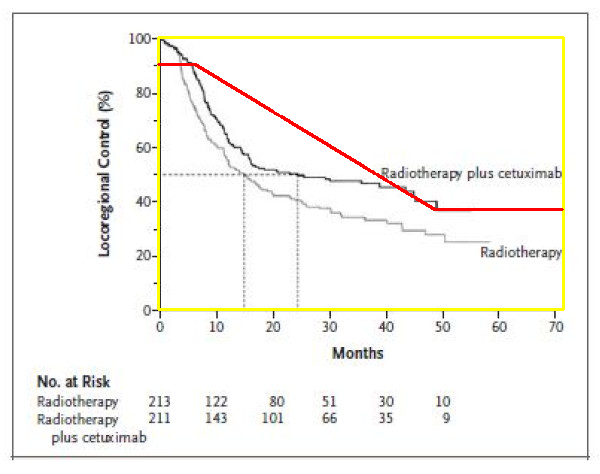
#> input picture out_digitized/debug_overlay.png, 600 x 474 px
$ python digitize_image.py --image ../out_digitized/debug_overlay.png --outdir out
#> lines starting #> are read from the running program, lines starting #| are printed output that depends on the picture; after the words box and inside, x2 and y2 are one past the last pixel; in counts of white or black regions, pixels touching at a corner belong together
### src/km_digitizer/digitize.py
from __future__ import annotations

from typing import List, Optional, Dict, Any, Tuple
import os
import numpy as np
import cv2

from .config import DigitizeConfig
from .types import DigitizedCurve, BBox
from .axes import detect_plot_bbox
from .segmentation import segment_curves_by_hue
from .tracing import trace_curve_from_mask
from .ocr import calibrate_y_from_ticks


def digitize_km_curves(
    image_path: str,
    cfg: Optional[DigitizeConfig] = None,
) -> Tuple[List[DigitizedCurve], Dict[str, Any]]:
    """
    Digitize KM curves from a raster image.

    Returns (curves, debug_info) where:
      curves: list of DigitizedCurve with (t_norm, s)
      debug_info: dict with plot_bbox, axis bbox, optional calibration, and debug images (if cfg.debug)
    """
    cfg = cfg or DigitizeConfig()

    img_bgr = cv2.imread(image_path, cv2.IMREAD_COLOR)
    if img_bgr is None:
        raise FileNotFoundError(f"Could not read image: {image_path}")

    H, W = img_bgr.shape[:2]

    plot_bbox, axes = detect_plot_bbox(img_bgr, cfg)
    plot_bbox = plot_bbox.clip(W, H)

    plot = img_bgr[plot_bbox.y0:plot_bbox.y1, plot_bbox.x0:plot_bbox.x1].copy()

    # Segment curve masks
    masks = segment_curves_by_hue(plot, cfg)

    # Optional OCR y-axis calibration
    y_cal = None
    if axes.y_axis is not None:
        y_cal = calibrate_y_from_ticks(img_bgr, plot_bbox, axes.y_axis, cfg)

    curves: List[DigitizedCurve] = []
    for i, m in enumerate(masks):
        traced = trace_curve_from_mask(m, enforce_monotone=cfg.enforce_monotone)
        if traced is None:
            continue
        t, s = traced

        # Apply calibration if available
        if y_cal is not None:
            a, b = y_cal
            # Here s is y_norm-based survival (0..1). Convert to calibrated units:
            s = a * s + b

        curves.append(DigitizedCurve(curve_id=i, t_norm=t, s=s))

    debug_info: Dict[str, Any] = {
        "image_path": image_path,
        "plot_bbox": plot_bbox,
        "axes": axes,
        "y_calibration": y_cal,
    }

    if cfg.debug:
        debug_info["debug_overlay_bgr"] = _make_debug_overlay(img_bgr, plot_bbox, curves)

    return curves, debug_info


# [20 lines left out: function _make_debug_overlay, not called in this run]

### src/km_digitizer/axes.py
from __future__ import annotations

from dataclasses import dataclass
from typing import List, Tuple, Optional
import numpy as np
import cv2

from .config import DigitizeConfig
from .types import BBox


@dataclass
class AxisCandidates:
    y_axis: Optional[Tuple[int, int, int, int]] = None  # (x,y,w,h)
    x_axis: Optional[Tuple[int, int, int, int]] = None  # (x,y,w,h)


def _binary_dark_structures(gray: np.ndarray) -> np.ndarray:
    """
    Create a binary mask of dark lines/text on light background.
    Returns uint8 mask with 255 for foreground.
    """
    # Adaptive threshold on inverted polarity: dark -> white in mask
    bw = cv2.adaptiveThreshold(
        gray,
        255,
        cv2.ADAPTIVE_THRESH_GAUSSIAN_C,
        cv2.THRESH_BINARY_INV,
        31,
        7,
    )
    return bw


def _extract_long_lines(bw: np.ndarray, orientation: str, min_len_px: int) -> np.ndarray:
    """
    Morphologically extract long vertical/horizontal structures.
    """
    h, w = bw.shape[:2]
    if orientation == "vertical":
        k = max(10, min_len_px)
        kernel = cv2.getStructuringElement(cv2.MORPH_RECT, (1, k))
    elif orientation == "horizontal":
        k = max(10, min_len_px)
        kernel = cv2.getStructuringElement(cv2.MORPH_RECT, (k, 1))
    else:
        raise ValueError("orientation must be 'vertical' or 'horizontal'")

    opened = cv2.morphologyEx(bw, cv2.MORPH_OPEN, kernel, iterations=1)
    return opened


def _connected_components(mask: np.ndarray) -> List[Tuple[int, int, int, int, int]]:
    """
    Return list of components as (x,y,w,h,area), excluding background.
    """
    num, labels, stats, _ = cv2.connectedComponentsWithStats(mask, connectivity=8)
    out: List[Tuple[int, int, int, int, int]] = []
    for i in range(1, num):
        x, y, w, h, area = stats[i].tolist()
        out.append((x, y, w, h, area))
    return out


def _curve_candidate_mask(img_bgr: np.ndarray, cfg: DigitizeConfig) -> np.ndarray:
    hsv = cv2.cvtColor(img_bgr, cv2.COLOR_BGR2HSV)
    s = hsv[:, :, 1]
    v = hsv[:, :, 2]
    colored = s > cfg.curve_saturation_thresh
    if cfg.include_dark_pixels:
        dark = v < cfg.dark_value_thresh
        mask = (colored | dark).astype(np.uint8)
    else:
        mask = colored.astype(np.uint8)
    return mask


def detect_plot_bbox(img_bgr: np.ndarray, cfg: DigitizeConfig) -> Tuple[BBox, AxisCandidates]:
    """
    Detect plot panel bounding box (excluding risk table if present) using line morphology + curve proximity scoring.

    Returns:
      plot_bbox: BBox in original image coordinates
      axes: AxisCandidates (y_axis and x_axis bounding boxes)
    """
    h, w = img_bgr.shape[:2]
    gray = cv2.cvtColor(img_bgr, cv2.COLOR_BGR2GRAY)

    bw = _binary_dark_structures(gray)

    min_vlen = int(h * cfg.axis_min_length_frac)
    min_hlen = int(w * cfg.axis_min_length_frac)

    vert = _extract_long_lines(bw, "vertical", min_vlen // 2)
    horiz = _extract_long_lines(bw, "horizontal", min_hlen // 2)

    vcomps = _connected_components(vert)
    hcomps = _connected_components(horiz)

    curve_mask = _curve_candidate_mask(img_bgr, cfg)

    # --- select y-axis by scoring "curve pixels to the right"
    y_axis_best = None
    best_score = -1.0
    for (x, y, ww, hh, area) in vcomps:
        if hh < min_vlen:
            continue
        if ww > cfg.axis_max_thickness_px:
            continue
        # score strip to right
        strip_x0 = min(w - 1, x + ww)
        strip_x1 = min(w, strip_x0 + cfg.axis_score_strip_px)
        strip_y0 = max(0, y)
        strip_y1 = min(h, y + hh)
        if strip_x1 <= strip_x0 or strip_y1 <= strip_y0:
            continue
        ssum = float(curve_mask[strip_y0:strip_y1, strip_x0:strip_x1].sum())
        denom = float((strip_y1 - strip_y0) * (strip_x1 - strip_x0) + 1)
        score = ssum / denom
        if score > best_score:
            best_score = score
            y_axis_best = (x, y, ww, hh)

    # Fallback if no axis found: assume left margin is y-axis
    if y_axis_best is None:
        y_axis_best = (max(0, int(0.08 * w)), 0, 2, h)

    yx, yy, yw, yh = y_axis_best
    y_axis_bottom = yy + yh

    # --- select x-axis: horizontal line crossing y-axis near bottom of y-axis
    x_axis_best = None
    best_y = -1
    for (x, y, ww, hh, area) in hcomps:
        if ww < min_hlen:
            continue
        if hh > cfg.axis_max_thickness_px:
            continue
        # must cross y-axis x coordinate
        if not (x <= yx <= x + ww):
            continue
        # must be below some fraction of y-axis
        if y < yy + int(0.3 * yh):
            continue
        if y > best_y and y <= y_axis_bottom + int(0.1 * h):
            best_y = y
            x_axis_best = (x, y, ww, hh)

    # Fallback: use bottom of curve pixels (common if x-axis is faint)
    if x_axis_best is None:
        # find bottom-most curve pixels (but ignore bottom 20% where risk table might be)
        search_ymax = int(0.85 * h)
        ys, xs = np.where(curve_mask[:search_ymax, :] > 0)
        if len(ys) > 0:
            bottom = int(np.percentile(ys, 99))
            x_axis_best = (0, bottom, w, 2)
        else:
            x_axis_best = (0, int(0.85 * h), w, 2)

    xx, xy, xw, xh = x_axis_best

    # --- define rough plot ROI: right of y-axis, above x-axis
    left = int(yx + yw + 2)
    bottom = int(xy)

    left = max(0, min(left, w - 1))
    bottom = max(1, min(bottom, h))

    # Use curve pixels within [0:bottom, left:w] to refine top/right
    roi_mask = curve_mask[:bottom, left:w]
    ys, xs = np.where(roi_mask > 0)
    if len(xs) > 0:
        x0 = left + int(np.min(xs))
        x1 = left + int(np.max(xs)) + 1
        y0 = int(np.min(ys))
        y1 = int(np.max(ys)) + 1
        # pad a bit
        pad_x = max(4, int(0.01 * w))
        pad_y = max(4, int(0.01 * h))
        plot_bbox = BBox(x0 - pad_x, y0 - pad_y, x1 + pad_x, bottom).clip(w, h)
    else:
        # fallback to simple rectangle
        plot_bbox = BBox(left, int(0.05 * h), w, bottom).clip(w, h)

    axes = AxisCandidates(y_axis=y_axis_best, x_axis=x_axis_best)
    return plot_bbox, axes

### src/km_digitizer/types.py
from dataclasses import dataclass
from typing import Optional
import numpy as np


@dataclass(frozen=True)
class BBox:
    """Axis-aligned bounding box in pixel coords (x0,y0) inclusive, (x1,y1) exclusive."""
    x0: int
    y0: int
    x1: int
    y1: int

    def clip(self, w: int, h: int) -> "BBox":
        x0 = max(0, min(self.x0, w))
        x1 = max(0, min(self.x1, w))
        y0 = max(0, min(self.y0, h))
        y1 = max(0, min(self.y1, h))
        if x1 < x0:
            x0, x1 = x1, x0
        if y1 < y0:
            y0, y1 = y1, y0
        return BBox(x0, y0, x1, y1)

    @property
    def w(self) -> int:
        return max(0, self.x1 - self.x0)

    @property
    def h(self) -> int:
        return max(0, self.y1 - self.y0)


@dataclass
class DigitizedCurve:
    curve_id: int
    t_norm: np.ndarray  # shape [N], in [0,1]
    s: np.ndarray       # shape [N], survival prob in [0,1] (or calibrated range)
    color_hint: Optional[str] = None

### src/km_digitizer/segmentation.py
from __future__ import annotations

from typing import List, Tuple
import numpy as np
import cv2

from .config import DigitizeConfig


def _circular_hue_dist(h: np.ndarray, peak: int) -> np.ndarray:
    # hue range in OpenCV is [0,179]
    d1 = (h.astype(np.int16) - int(peak)) % 180
    d2 = (int(peak) - h.astype(np.int16)) % 180
    return np.minimum(d1, d2)


def _smooth_hist(hist: np.ndarray) -> np.ndarray:
    # simple circular smoothing
    k = np.array([1.0, 2.0, 1.0], dtype=np.float32)
    k /= k.sum()
    hist_pad = np.concatenate([hist[-1:], hist, hist[:1]])
    sm = np.convolve(hist_pad, k, mode="same")[1:-1]
    return sm


def _find_hue_peaks(hues: np.ndarray, max_peaks: int, min_frac: float) -> List[int]:
    if hues.size == 0:
        return []
    hist = np.bincount(hues, minlength=180).astype(np.float32)
    total = hist.sum()
    if total <= 0:
        return []
    hist /= total
    sm = _smooth_hist(hist)

    # naive peak finding
    peaks: List[Tuple[int, float]] = []
    for i in range(180):
        prev = sm[(i - 1) % 180]
        cur = sm[i]
        nxt = sm[(i + 1) % 180]
        if cur >= prev and cur >= nxt and cur >= min_frac:
            peaks.append((i, float(cur)))

    peaks.sort(key=lambda x: x[1], reverse=True)

    chosen: List[int] = []
    for p, val in peaks:
        # avoid picking peaks too close to existing peaks
        if any(min((p - c) % 180, (c - p) % 180) < 2 * 10 for c in chosen):
            continue
        chosen.append(p)
        if len(chosen) >= max_peaks:
            break
    return chosen


def segment_curves_by_hue(plot_bgr: np.ndarray, cfg: DigitizeConfig) -> List[np.ndarray]:
    """
    Returns list of binary masks (uint8 0/255) for each curve cluster.
    """
    hsv = cv2.cvtColor(plot_bgr, cv2.COLOR_BGR2HSV)
    h = hsv[:, :, 0]
    s = hsv[:, :, 1]
    v = hsv[:, :, 2]

    colored = s > cfg.curve_saturation_thresh
    masks: List[np.ndarray] = []

    # If requested, also allow dark pixels as candidates (helps black curves, but can pick up text)
    if cfg.include_dark_pixels:
        dark = v < cfg.dark_value_thresh
        cand = colored | dark
    else:
        cand = colored

    # Hue peaks computed only on colored pixels (more stable)
    hue_vals = h[colored].astype(np.int32)
    peaks = _find_hue_peaks(hue_vals, max_peaks=cfg.max_curves, min_frac=cfg.hue_peak_min_frac)

    if not peaks:
        # fallback: single mask from candidates
        m = (cand.astype(np.uint8) * 255)
        masks.append(_postprocess_mask(m, cfg))
        return [m for m in masks if m is not None and m.any()]

    for peak in peaks:
        dist = _circular_hue_dist(h, peak)
        m = (cand & (dist <= cfg.hue_band_radius)).astype(np.uint8) * 255
        m2 = _postprocess_mask(m, cfg)
        if m2 is not None and m2.any():
            masks.append(m2)

    return masks


def _postprocess_mask(mask255: np.ndarray, cfg: DigitizeConfig) -> np.ndarray:
    """
    Close small gaps and keep components above min area.
    Returns a 0/255 uint8 mask.
    """
    m = mask255.copy()
    if cfg.morph_close_ksize > 1:
        k = cv2.getStructuringElement(cv2.MORPH_ELLIPSE, (cfg.morph_close_ksize, cfg.morph_close_ksize))
        m = cv2.morphologyEx(m, cv2.MORPH_CLOSE, k, iterations=cfg.morph_iters)
    if cfg.morph_dilate_ksize > 1:
        k = cv2.getStructuringElement(cv2.MORPH_ELLIPSE, (cfg.morph_dilate_ksize, cfg.morph_dilate_ksize))
        m = cv2.dilate(m, k, iterations=cfg.morph_iters)

    num, labels, stats, _ = cv2.connectedComponentsWithStats((m > 0).astype(np.uint8), connectivity=8)
    out = np.zeros_like(m)
    for i in range(1, num):
        x, y, w, h, area = stats[i].tolist()
        if area >= cfg.min_component_area:
            out[labels == i] = 255
    return out

### src/km_digitizer/tracing.py
from __future__ import annotations

from typing import Optional, Tuple
import numpy as np


def trace_curve_from_mask(mask255: np.ndarray, enforce_monotone: bool = True) -> Optional[Tuple[np.ndarray, np.ndarray]]:
    """
    Convert a curve mask (0/255) into sampled curve points (t_norm, s_norm).
    Strategy:
      - For each x column, compute y = mode of curve pixels
      - Interpolate missing columns
      - Convert to t_norm and survival s (1 - y/(h-1))
      - Optionally enforce non-increasing survival

    Returns None if too few valid columns.
    """
    if mask255.ndim != 2:
        raise ValueError("mask must be 2D")

    h, w = mask255.shape
    ys = np.full((w,), np.nan, dtype=np.float32)

    for x in range(w):
        col = mask255[:, x] > 0
        if not np.any(col):
            continue
        y_idx = np.where(col)[0].astype(np.int32)
        # mode of y positions (robust to censor '+' which adds outlier pixels)
        counts = np.bincount(y_idx, minlength=h)
        y_mode = int(np.argmax(counts))
        ys[x] = float(y_mode)

    valid = ~np.isnan(ys)
    if valid.mean() < 0.10:
        return None

    xs = np.arange(w, dtype=np.float32)
    ys_f = np.interp(xs, xs[valid], ys[valid]).astype(np.float32)

    # Convert to normalized curve
    t = xs / float(max(1, w - 1))
    s = 1.0 - (ys_f / float(max(1, h - 1)))

    # Clamp
    s = np.clip(s, 0.0, 1.0)

    if enforce_monotone:
        # enforce non-increasing survival over time: s[i] <= s[i-1]
        s_adj = s.copy()
        for i in range(1, s_adj.size):
            if s_adj[i] > s_adj[i - 1]:
                s_adj[i] = s_adj[i - 1]
        s = s_adj

    return t.astype(np.float32), s.astype(np.float32)

### src/km_digitizer/debug.py
from __future__ import annotations

from typing import List
import numpy as np
import cv2

from .types import BBox, DigitizedCurve


def save_debug_overlay(path: str, overlay_bgr: np.ndarray) -> None:
    cv2.imwrite(path, overlay_bgr)


def curves_to_csv_rows(curves: List[DigitizedCurve]) -> List[dict]:
    rows = []
    for c in curves:
        for t, s in zip(c.t_norm.tolist(), c.s.tolist()):
            rows.append({"curve_id": c.curve_id, "t_norm": float(t), "survival": float(s)})
    return rows

### src/km_digitizer/ocr.py
from __future__ import annotations

from dataclasses import dataclass
from typing import List, Optional, Tuple
import re
import numpy as np
import cv2

from .config import DigitizeConfig
from .types import BBox


@dataclass
class TickReading:
    value: float
    y_px: float
    conf: float


_FLOAT_RE = re.compile(r"(?<!\d)(\d+(\.\d+)?)(?!\d)")


# [6 lines left out: function _try_import_tesseract, not called in this run]


def calibrate_y_from_ticks(
    img_bgr: np.ndarray,
    plot_bbox: BBox,
    y_axis_bbox: Tuple[int, int, int, int],
    cfg: DigitizeConfig,
) -> Optional[Tuple[float, float]]:
    """
    Attempt to calibrate survival axis S = a * y_norm + b using OCR tick labels on the left margin.

    Returns (a, b) mapping from y_norm in [0,1] (top=1) to S in real plot units.
    If OCR is unavailable or insufficient, returns None.
    """
    if not cfg.enable_ocr_y_calibration:
        return None

    pytesseract = _try_import_tesseract()
    if pytesseract is None:
        return None

    h, w = img_bgr.shape[:2]
    yx, yy, yw, yh = y_axis_bbox

    # Search region: left of y-axis and aligned vertically with plot bbox
    margin_w = int(cfg.ocr_left_margin_frac * w)
    x0 = max(0, yx - margin_w)
    x1 = max(0, yx + 2)  # include a tiny bit into axis
    y0 = max(0, plot_bbox.y0)
    y1 = min(h, plot_bbox.y1)

    if x1 <= x0 + 5 or y1 <= y0 + 5:
        return None

    roi = img_bgr[y0:y1, x0:x1]
    gray = cv2.cvtColor(roi, cv2.COLOR_BGR2GRAY)
    # binarize to help OCR
    bw = cv2.adaptiveThreshold(gray, 255, cv2.ADAPTIVE_THRESH_GAUSSIAN_C, cv2.THRESH_BINARY_INV, 31, 7)

    # Use tesseract to get word-level boxes
    config = "--psm 6 -c tessedit_char_whitelist=0123456789."
    data = pytesseract.image_to_data(bw, output_type=pytesseract.Output.DICT, config=config)

    ticks: List[TickReading] = []
    n = len(data.get("text", []))
    for i in range(n):
        text = (data["text"][i] or "").strip()
        if not text:
            continue
        conf = float(data.get("conf", [0] * n)[i])
        if conf < cfg.ocr_confidence_min:
            continue

        m = _FLOAT_RE.search(text)
        if not m:
            continue
        val = float(m.group(1))

        # y position of the text box center (relative to roi -> absolute)
        top = float(data["top"][i])
        height = float(data["height"][i])
        y_center = (y0 + top + 0.5 * height)

        ticks.append(TickReading(value=val, y_px=y_center, conf=conf))

    # Need >=2 ticks
    if len(ticks) < 2:
        return None

    # Convert y_px to y_norm (top=1, bottom=0) based on plot bbox
    ys = np.array([t.y_px for t in ticks], dtype=np.float32)
    y_norm = 1.0 - ((ys - float(plot_bbox.y0)) / float(max(1, plot_bbox.h)))

    vals = np.array([t.value for t in ticks], dtype=np.float32)

    # Robust-ish: drop extreme values by quantiles
    qlo, qhi = np.quantile(vals, [0.05, 0.95])
    keep = (vals >= qlo) & (vals <= qhi)
    if keep.sum() < 2:
        keep = np.ones_like(vals, dtype=bool)

    y_norm = y_norm[keep]
    vals = vals[keep]

    # Fit vals ≈ a*y_norm + b
    A = np.stack([y_norm, np.ones_like(y_norm)], axis=1)
    try:
        sol, *_ = np.linalg.lstsq(A, vals, rcond=None)
        a, b = float(sol[0]), float(sol[1])
    except Exception:
        return None

    # sanity: survival axis typically increases with y_norm (higher on plot = higher survival)
    if a <= 0:
        return None

    return a, b

### scripts/digitize_image.py
from __future__ import annotations

import argparse
import os
import pandas as pd

from km_digitizer.config import DigitizeConfig
from km_digitizer.digitize import digitize_km_curves
from km_digitizer.debug import save_debug_overlay, curves_to_csv_rows


def main():
    ap = argparse.ArgumentParser()
    ap.add_argument("--image", required=True, help="Path to KM plot image (png/jpg)")
    ap.add_argument("--outdir", required=True, help="Output directory")
    ap.add_argument("--debug", action="store_true", help="Save debug overlay image")
    ap.add_argument("--ocr_y", action="store_true", help="Enable OCR y-axis calibration (needs tesseract)")
    args = ap.parse_args()

    os.makedirs(args.outdir, exist_ok=True)

    cfg = DigitizeConfig(debug=args.debug, enable_ocr_y_calibration=args.ocr_y)

    curves, info = digitize_km_curves(args.image, cfg)
#> in digitize_km_curves, img_bgr is the input picture: shape (474, 600, 3); mean B, G, R 242.7, 246.5, 247.8
#> in detect_plot_bbox, `gray = cv2.cvtColor(img_bgr, cv2.COLOR_BGR2GRAY)`:
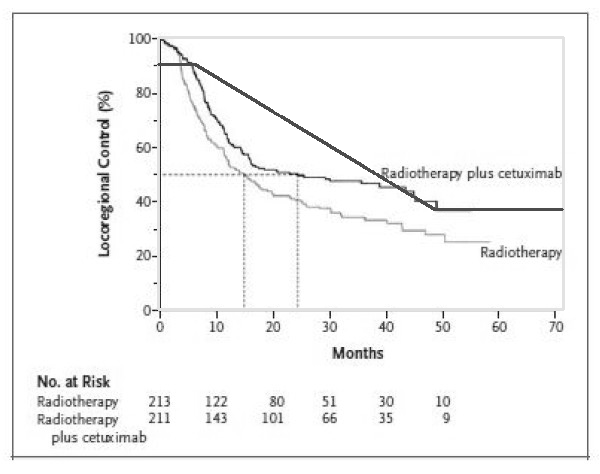
#> gray: shape (474, 600); min 0, max 255, mean 246.5
#> in _binary_dark_structures, `bw = cv2.adaptiveThreshold( gray, 255, cv2.ADAPTIVE_THRESH_GAUSSIAN_C,..`:
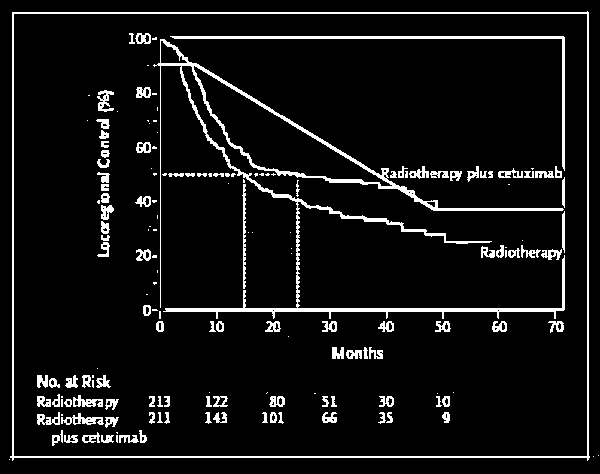
#> bw: shape (474, 600); 7.2% white; 168 white regions (64 under 20 px), largest, box (x1, y1, x2, y2) and area: (153, 39, 565, 319) 6390, (10, 11, 590, 461) 4093, (170, 36, 565, 171) 1568
#> in _extract_long_lines, `opened = cv2.morphologyEx(bw, cv2.MORPH_OPEN, kernel, iterations=1)`:
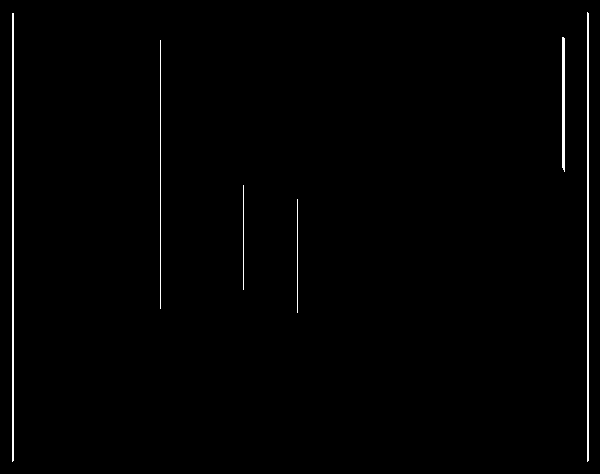
#> opened: shape (474, 600); 0.94% white in thin lines or dots
#> call 2 of _extract_long_lines, with orientation = 'horizontal', min_len_px = 105
#> in _extract_long_lines (call 2), `opened = cv2.morphologyEx(bw, cv2.MORPH_OPEN, kernel, iterations=1)`:
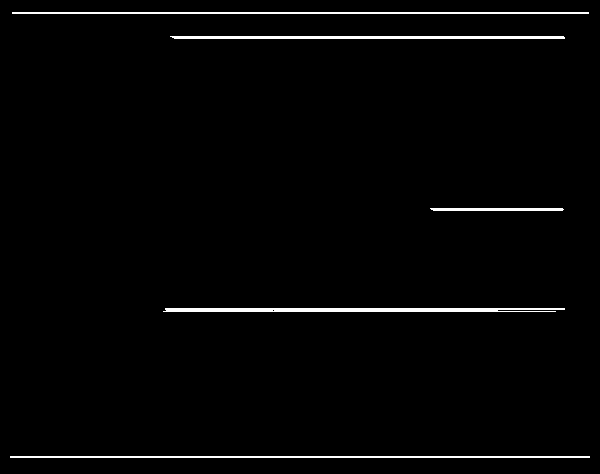
#> opened: shape (474, 600); 1.9% white; 5 white regions, box (x1, y1, x2, y2) and area: (163, 308, 565, 312) 1524, (170, 36, 565, 39) 1178, (10, 456, 590, 458) 1160, (12, 12, 589, 14) 1154, (430, 208, 564, 211) 396
#> in _connected_components, `num, labels, stats, _ = cv2.connectedComponentsWithStats(mask, connect..`: num = 7; stats = [[0, 0, 600, 474, 281719], [12, 13, 2, 449, 897], [587, 12, 2, 450, 898], [562, 37, 3, 135, 398], [160, 40, 1, 269, 269], [243, 185, 1, 105, 105], [297, 199, 1, 114, 114]]
#> (the rest of the program and of its run is left out)
